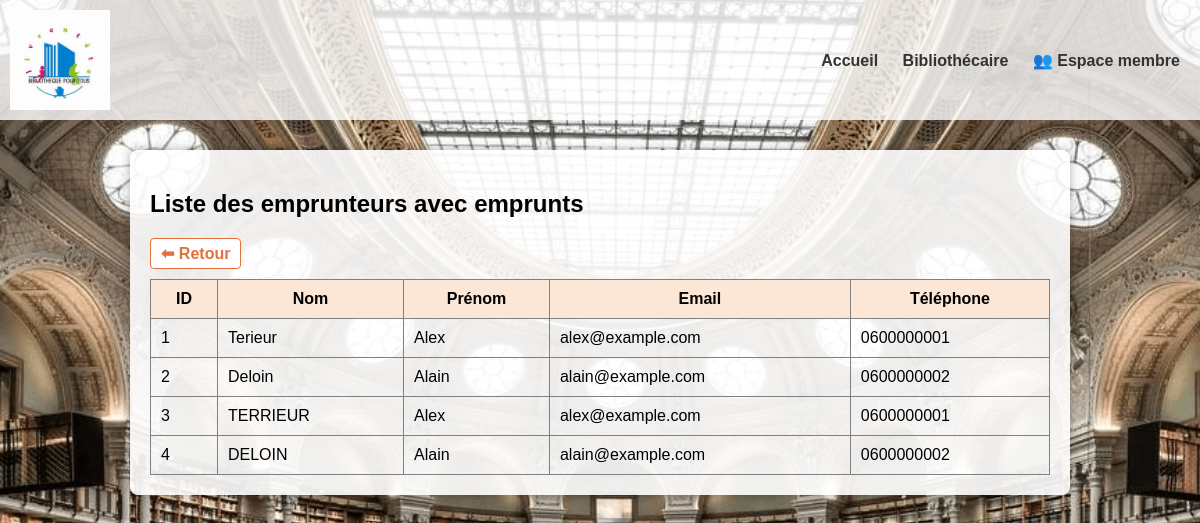
The page /bibliothecaire/emprunteurs-emprunts/ on the database as committed earlier.
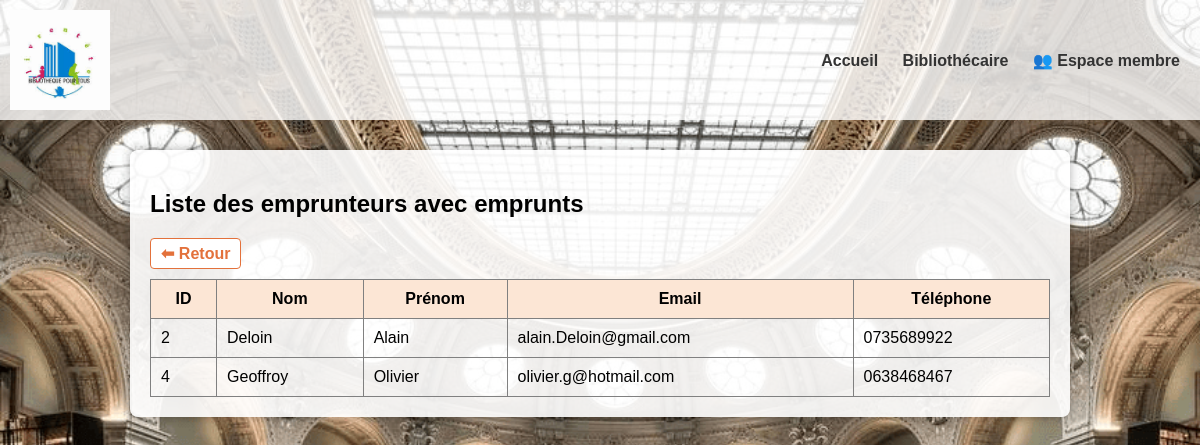
The same page on the database as committed later.
### gestion_bibliothecaire/models.py (models this page shows, shortened)
class Emprunteur(models.Model):
    nom = models.CharField(max_length=100)
    prenom = models.CharField(max_length=100)
    adresse = models.TextField(max_length=255, blank=True)
    email = models.EmailField()
    telephone = models.CharField(max_length=20)
    bloque = models.BooleanField(default=False)

### gestion_bibliothecaire/views.py (the view)
# urls.py: path('emprunteurs-emprunts/', views.liste_emprunteurs_empruntant, name='emprunteurs_emprunts'),
def liste_emprunteurs_empruntant(request):
    emprunteurs = Emprunteur.objects.filter(emprunt__isnull=False).distinct()
    return render(request, 'gestion_bibliothecaire/emprunteurs_emprunts.html', {'emprunteurs': emprunteurs})

### gestion_bibliothecaire/templates/gestion_bibliothecaire/emprunteurs_emprunts.html (shortened to what this page needs)
<!DOCTYPE html>
<html lang="en">
<head>
</head>
<body>
    {% extends 'base.html' %}
{% block content %}
<h2>Liste des emprunteurs avec emprunts</h2>
    <a href="{% url 'liste_emprunts' %}" class="btn-orange">⬅ Retour</a>
<table border="1" cellpadding="10" cellspacing="0" style="width:100%; border-collapse: collapse;">
    <thead style="background-color: #fce6d5;">
        <tr>
            <th>ID</th>
            <th>Nom</th>
            <th>Prénom</th>
            <th>Email</th>
            <th>Téléphone</th>
        </tr>
    </thead>
    <tbody>
        {% for emprunteur in emprunteurs %}
        <tr>
            <td>{{ emprunteur.id }}</td>
            <td>{{ emprunteur.nom }}</td>
            <td>{{ emprunteur.prenom }}</td>
            <td>{{ emprunteur.email }}</td>
            <td>{{ emprunteur.telephone }}</td>
        </tr>
        {% empty %}
        <tr>
            <td colspan="5">Aucun emprunteur avec emprunt trouvé.</td>
        </tr>
        {% endfor %}
    </tbody>
</table>
{% endblock %}

Rows that differ between the two databases and show on the page:
removed Emprunteur: id "1", nom "Terieur", prenom "Alex", email "alex@example.com", telephone "0600000001"
no longer on this page (row edited): Emprunteur: id "3", nom "TERRIEUR", prenom "Alex", email "alex@example.com", telephone "0600000001"
changed Emprunteur "Deloin": email "alain@example.com" → "alain.Deloin@gmail.com"; telephone "0600000002" → "0735689922"
changed Emprunteur id 4: nom "DELOIN" → "Geoffroy"; prenom "Alain" → "Olivier"; email "alain@example.com" → "olivier.g@hotmail.com"; telephone "0600000002" → "0638468467"
